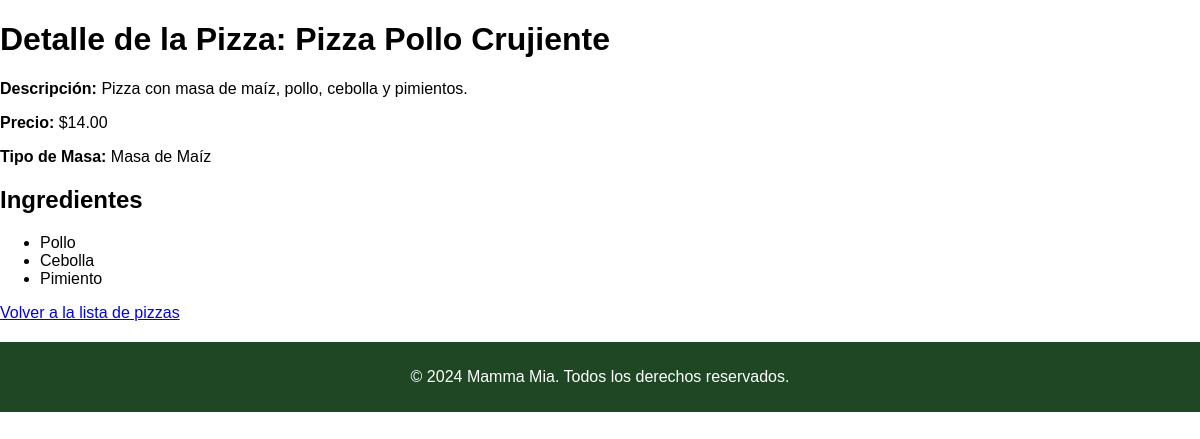
The app's page /pizzas/5/ with its own data.
### pizzeria/models.py (models this page shows, shortened)
class Pizza(models.Model):
    nombre = models.CharField(max_length=50)
    precio = models.DecimalField(max_digits=6, decimal_places=2)
    tipo_masa = models.ForeignKey(TipoMasa, on_delete=models.CASCADE)
    ingredientes = models.ManyToManyField(Ingrediente)
    descripcion = models.TextField()

class TipoMasa(models.Model):
    nombre = models.CharField(max_length=50)
    descripcion = models.TextField()

class Ingrediente(models.Model):
    nombre = models.CharField(max_length=50)
    descripcion = models.TextField()

### pizzeria/views.py (the view)
# urls.py: path('pizzas/<int:pizza_id>/', views.detalle_pizza, name='detalle_pizza'),
def detalle_pizza(request, pizza_id):
    pizza = get_object_or_404(Pizza, id=pizza_id)
    return render(request, 'detalle_pizza.html', {'pizza': pizza})

### pizzeria/templates/detalle_pizza.html (shortened to what this page needs)
{% load static %}
<!DOCTYPE html>
<html lang="es">
<head>
    <link rel="stylesheet" type="text/css" href="{% static 'css/styles.css' %}">
</head>
<body>
    <h1>Detalle de la Pizza: {{ pizza.nombre }}</h1>
    <p><strong>Descripción:</strong> {{ pizza.descripcion }}</p>
    <p><strong>Precio:</strong> ${{ pizza.precio }}</p>
    <p><strong>Tipo de Masa:</strong> {{ pizza.tipo_masa.nombre }}</p>
    <h2>Ingredientes</h2>
    <ul>
        {% for ingrediente in pizza.ingredientes.all %}
            <li>{{ ingrediente.nombre }}</li>
        {% endfor %}
    </ul>
    <a href="{% url 'lista_pizzas' %}">Volver a la lista de pizzas</a>
    <footer>
        <p>&copy; 2024 Mamma Mia. Todos los derechos reservados.</p>
    </footer>
</body>
</html>

### static/css/styles.css (style rules this page uses)
body { font-family: Arial, sans-serif; margin: 0; padding: 0; }
footer { background-color: #1f4723; color: white; text-align: center; padding: 10px; margin-top: 20px; }

### records on screen
Pizza: nombre "Pizza Pollo Crujiente", descripcion "Pizza con masa de maíz, pollo, cebolla y pimientos.", precio "14.00", tipo_masa.nombre "Masa de Maíz"
Ingrediente: nombre "Pollo"
Ingrediente: nombre "Cebolla"
Ingrediente: nombre "Pimiento"
